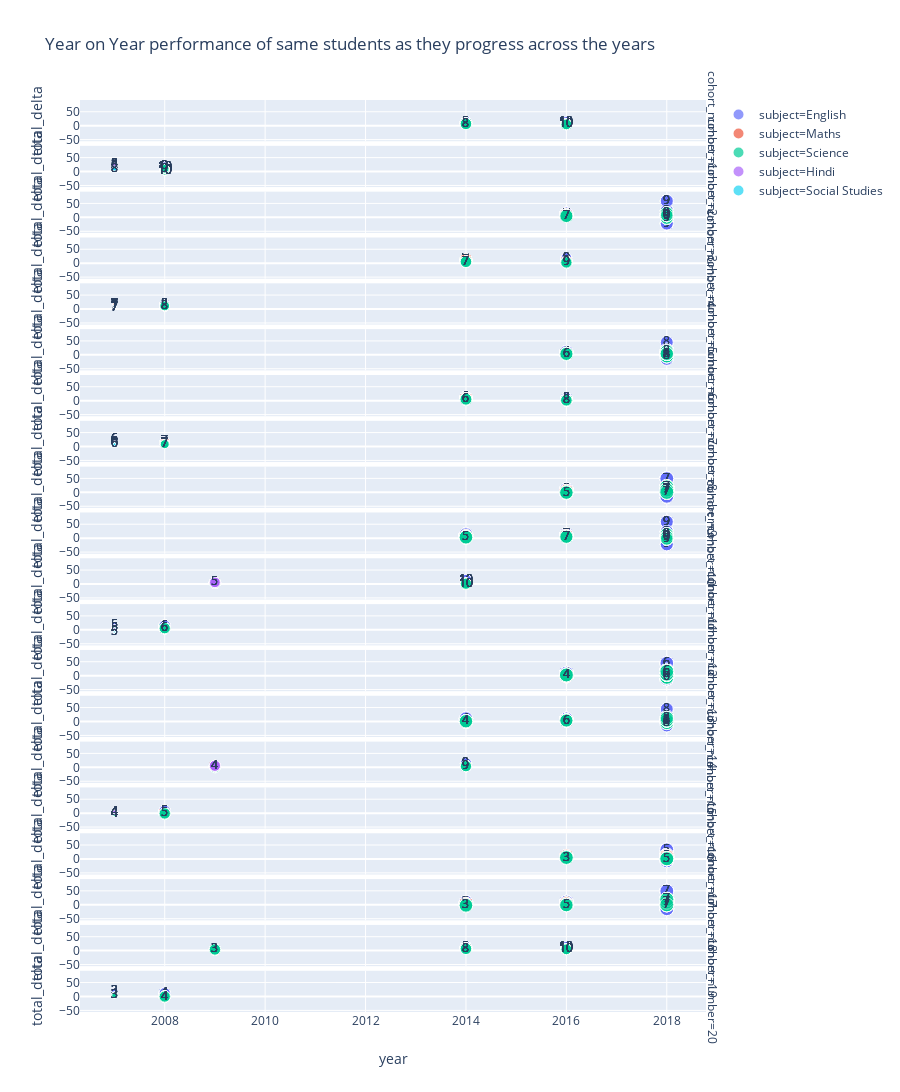

The code cell stored with this chart in its notebook:
### Code cell
for i, j in enumerate(cohorts):
    print("Cohort Number :", i+1, "Rounds :", j)
px.scatter(
    data.sort_values('year'),#.drop_duplicates(['papercode']),
    x = 'year', 
#     range_x = [2001,2019],
#     range_y = [-10, 30],
    y = 'total_delta',
    color = 'subject',
    facet_row = 'cohort_number',
    size = 'studentCount',
    text = 'class', 
    trendline = 'lowless',
    title = "Year on Year performance of same students as they progress across the years",
    height = 5000,
    size_max = 10
)
